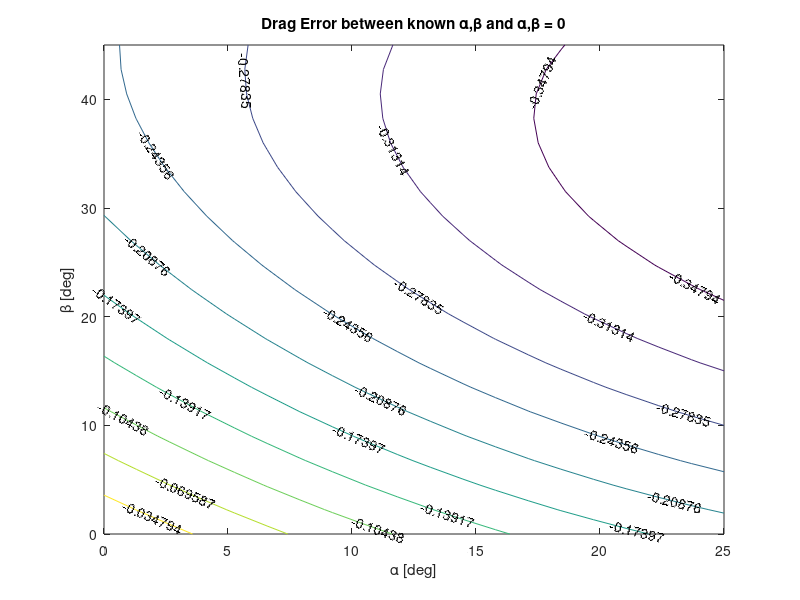
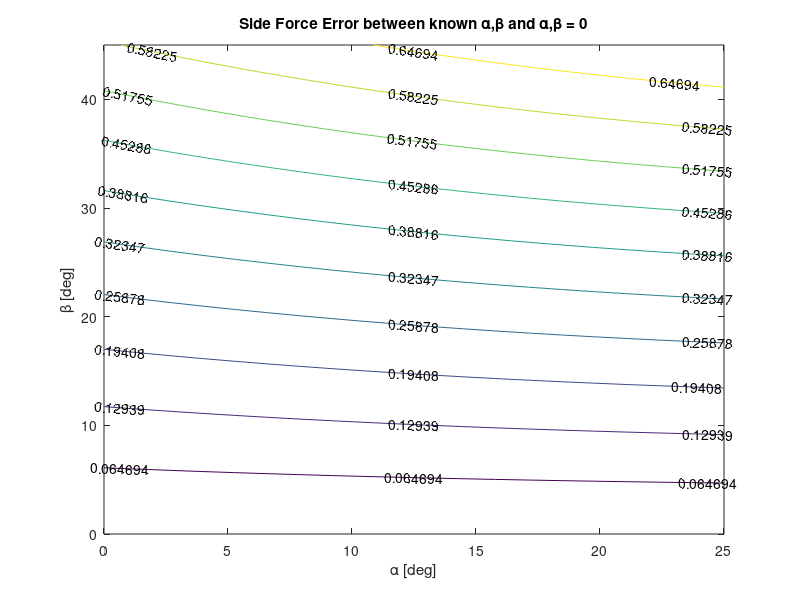
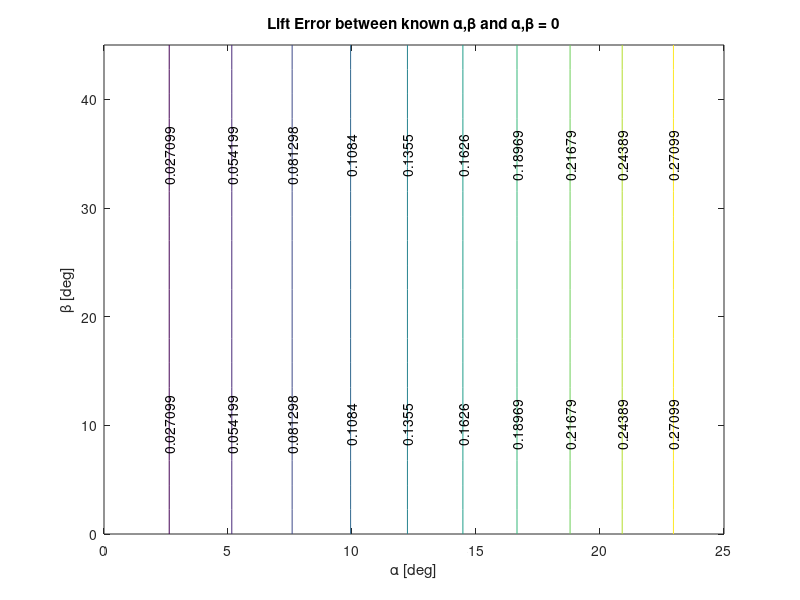
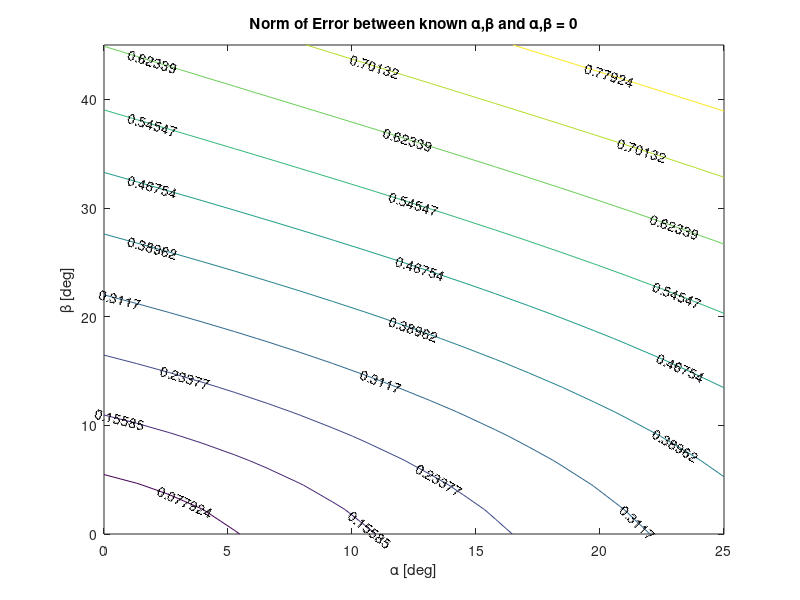

Recreate these plots in MATLAB, in order.
clear all,close all,clc

vector=[1;1;1];
vector=vector/norm(vector,2);

alpha=linspace(0,25,20)*pi/180;
beta=linspace(0,45,21)*pi/180;

for i=1:length(alpha)
    for j=1:length(beta)
Rbw = [cos(beta(j))*cos(alpha(i)) sin(beta(j)) cos(beta(j))*sin(alpha(i));...
    -sin(beta(j))*cos(alpha(i)) cos(beta(j)) -sin(beta(j))*sin(alpha(i));...
    -sin(alpha(i)) 0 cos(alpha(i))];
temp=Rbw*vector;
force1(i,j)=temp(1);
force2(i,j)=temp(2);
force3(i,j)=temp(3);
    end
end

Rbw2 = [cos(0)*cos(0) sin(0) cos(0)*sin(0);...
    -sin(0)*cos(0) cos(0) -sin(0)*sin(0);...
    -sin(0) 0 cos(0)];

noAngles=Rbw2*vector;

error1=noAngles(1)-force1;
error2=noAngles(2)-force2;
error3=noAngles(3)-force3;


figure(1)
[c1,h1]=contour(alpha*180/pi,beta*180/pi,error1');
clabel(c1,h1);
xlabel('\alpha [deg]')
ylabel('\beta [deg]')
title('Drag Error between known \alpha,\beta and \alpha,\beta = 0')

figure(2)
[c2,h2]=contour(alpha*180/pi,beta*180/pi,error2');
clabel(c2,h2);
xlabel('\alpha [deg]')
ylabel('\beta [deg]')
title('Side Force Error between known \alpha,\beta and \alpha,\beta = 0')

figure(3)
[c3,h3]=contour(alpha*180/pi,beta*180/pi,error3');
clabel(c3,h3);
xlabel('\alpha [deg]')
ylabel('\beta [deg]')
title('Lift Error between known \alpha,\beta and \alpha,\beta = 0')

figure(4)
[c3,h3]=contour(alpha*180/pi,beta*180/pi,sqrt(error1.^2+error2.^2+error3.^2)');
clabel(c3,h3);
xlabel('\alpha [deg]')
ylabel('\beta [deg]')
title('Norm of Error between known \alpha,\beta and \alpha,\beta = 0')

figure(5)
[c3,h3]=contour(alpha*180/pi,beta*180/pi,sqrt(error1.^2+error3.^2)');
clabel(c3,h3);
xlabel('\alpha [deg]')
ylabel('\beta [deg]')
title('L/D Error between known \alpha,\beta and \alpha,\beta = 0')